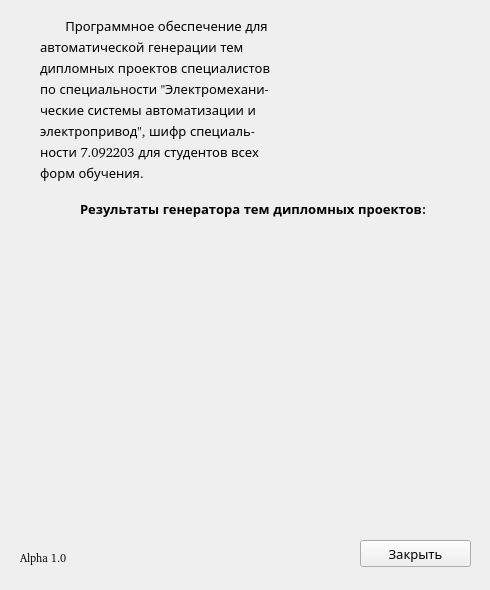
<?xml version="1.0" encoding="UTF-8"?>
<ui version="4.0">
 <class>MainForm</class>
 <widget class="QWidget" name="MainForm">
  <property name="geometry">
   <rect>
    <x>0</x>
    <y>0</y>
    <width>490</width>
    <height>590</height>
   </rect>
  </property>
  <property name="minimumSize">
   <size>
    <width>490</width>
    <height>590</height>
   </size>
  </property>
  <property name="font">
   <font>
    <family>Bitstream Charter</family>
    <pointsize>10</pointsize>
    <weight>50</weight>
    <italic>false</italic>
    <bold>false</bold>
   </font>
  </property>
  <property name="mouseTracking">
   <bool>false</bool>
  </property>
  <property name="windowTitle">
   <string>Генератор тем дипломов ЭСА</string>
  </property>
  <widget class="QLabel" name="label_1">
   <property name="geometry">
    <rect>
     <x>20</x>
     <y>550</y>
     <width>64</width>
     <height>17</height>
    </rect>
   </property>
   <property name="text">
    <string>&lt;html&gt;&lt;head/&gt;&lt;body&gt;&lt;p&gt;&lt;span style=&quot; font-size:8pt;&quot;&gt;Alpha 1.0&lt;/span&gt;&lt;/p&gt;&lt;/body&gt;&lt;/html&gt;</string>
   </property>
  </widget>
  <widget class="QWidget" name="layoutWidget">
   <property name="geometry">
    <rect>
     <x>40</x>
     <y>10</y>
     <width>421</width>
     <height>171</height>
    </rect>
   </property>
   <layout class="QHBoxLayout" name="horizontalLayout">
    <item>
     <widget class="QLabel" name="label_2">
      <property name="text">
       <string>&lt;!DOCTYPE HTML PUBLIC &quot;-//W3C//DTD HTML 4.0//EN&quot; &quot;http://www.w3.org/TR/REC-html40/strict.dtd&quot;&gt;
&lt;html&gt;&lt;head&gt;&lt;meta name=&quot;qrichtext&quot; content=&quot;1&quot; /&gt;&lt;style type=&quot;text/css&quot;&gt;
p, li { white-space: pre-wrap; line-height:50%}
&lt;/style&gt;&lt;/head&gt;&lt;body style=&quot; font-family:'Sans'; font-size:10pt; font-weight:400; font-style:normal;&quot;&gt;
&lt;p style=&quot; margin-top:12px; margin-bottom:12px; margin-left:0px; margin-right:0px; -qt-block-indent:0; text-indent:0px;&quot;&gt;       Программное обеспечение для &lt;/p&gt;
&lt;p style=&quot; margin-top:12px; margin-bottom:12px; margin-left:0px; margin-right:0px; -qt-block-indent:0; text-indent:0px;&quot;&gt;автоматической генерации тем &lt;/p&gt;
&lt;p style=&quot; margin-top:12px; margin-bottom:12px; margin-left:0px; margin-right:0px; -qt-block-indent:0; text-indent:0px;&quot;&gt;дипломных проектов специалистов&lt;/p&gt;
&lt;p style=&quot; margin-top:12px; margin-bottom:12px; margin-left:0px; margin-right:0px; -qt-block-indent:0; text-indent:0px;&quot;&gt;по специальности &amp;quot;Электромехани-&lt;/p&gt;
&lt;p style=&quot; margin-top:12px; margin-bottom:12px; margin-left:0px; margin-right:0px; -qt-block-indent:0; text-indent:0px;&quot;&gt;ческие системы автоматизации и &lt;/p&gt;
&lt;p style=&quot; margin-top:12px; margin-bottom:12px; margin-left:0px; margin-right:0px; -qt-block-indent:0; text-indent:0px;&quot;&gt;электропривод&amp;quot;, шифр специаль-&lt;/p&gt;
&lt;p style=&quot; margin-top:12px; margin-bottom:12px; margin-left:0px; margin-right:0px; -qt-block-indent:0; text-indent:0px;&quot;&gt;ности 7.092203 для студентов всех&lt;/p&gt;
&lt;p style=&quot; margin-top:12px; margin-bottom:12px; margin-left:0px; margin-right:0px; -qt-block-indent:0; text-indent:0px;&quot;&gt;форм обучения.&lt;/p&gt;&lt;/body&gt;&lt;/html&gt;</string>
      </property>
     </widget>
    </item>
    <item alignment="Qt::AlignRight">
     <widget class="QLabel" name="label_3">
      <property name="enabled">
       <bool>true</bool>
      </property>
      <property name="text">
       <string/>
      </property>
      <property name="pixmap">
       <pixmap>../logoESA.png</pixmap>
      </property>
     </widget>
    </item>
   </layout>
  </widget>
  <widget class="QLabel" name="label_4">
   <property name="geometry">
    <rect>
     <x>80</x>
     <y>200</y>
     <width>349</width>
     <height>17</height>
    </rect>
   </property>
   <property name="text">
    <string>&lt;html&gt;&lt;head/&gt;&lt;body&gt;&lt;p&gt;&lt;span style=&quot; font-weight:600;&quot;&gt;Результаты генератора тем дипломных проектов:&lt;/span&gt;&lt;/p&gt;&lt;/body&gt;&lt;/html&gt;</string>
   </property>
  </widget>
  <widget class="QPushButton" name="pushButtonClose">
   <property name="geometry">
    <rect>
     <x>360</x>
     <y>540</y>
     <width>111</width>
     <height>27</height>
    </rect>
   </property>
   <property name="text">
    <string>Закрыть</string>
   </property>
  </widget>
  <widget class="QLabel" name="label_5">
   <property name="geometry">
    <rect>
     <x>40</x>
     <y>250</y>
     <width>421</width>
     <height>221</height>
    </rect>
   </property>
   <property name="text">
    <string>&lt;!DOCTYPE HTML PUBLIC &quot;-//W3C//DTD HTML 4.0//EN&quot; &quot;http://www.w3.org/TR/REC-html40/strict.dtd&quot;&gt;
&lt;html&gt;&lt;head&gt;&lt;meta name=&quot;qrichtext&quot; content=&quot;1&quot; /&gt;&lt;style type=&quot;text/css&quot;&gt;
p, li { white-space: pre-wrap; }
&lt;/style&gt;&lt;/head&gt;&lt;body style=&quot; font-family:'Bitstream Charter'; font-size:10pt; font-weight:400; font-style:normal;&quot;&gt;
&lt;p style=&quot;-qt-paragraph-type:empty; margin-top:12px; margin-bottom:12px; margin-left:0px; margin-right:0px; -qt-block-indent:0; text-indent:0px; font-family:'Sans';&quot;&gt;&lt;br /&gt;&lt;/p&gt;&lt;/body&gt;&lt;/html&gt;</string>
   </property>
  </widget>
  <zorder>label_1</zorder>
  <zorder>layoutWidget</zorder>
  <zorder>label_4</zorder>
  <zorder>pushButtonClose</zorder>
  <zorder>label_2</zorder>
  <zorder>label_5</zorder>
 </widget>
 <resources/>
 <connections>
  <connection>
   <sender>pushButtonClose</sender>
   <signal>clicked()</signal>
   <receiver>MainForm</receiver>
   <slot>close()</slot>
   <hints>
    <hint type="sourcelabel">
     <x>415</x>
     <y>553</y>
    </hint>
    <hint type="destinationlabel">
     <x>244</x>
     <y>294</y>
    </hint>
   </hints>
  </connection>
 </connections>
</ui>
